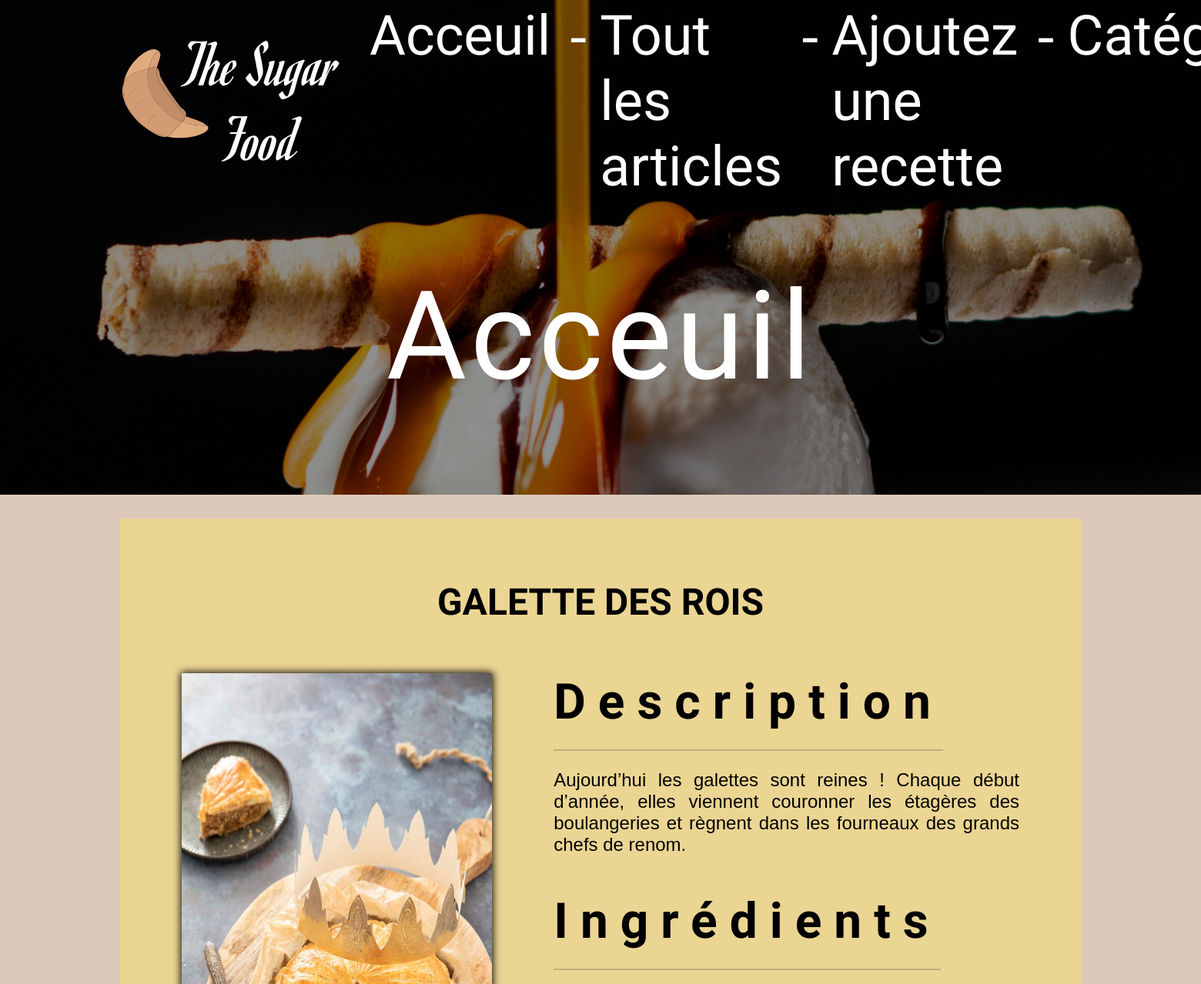
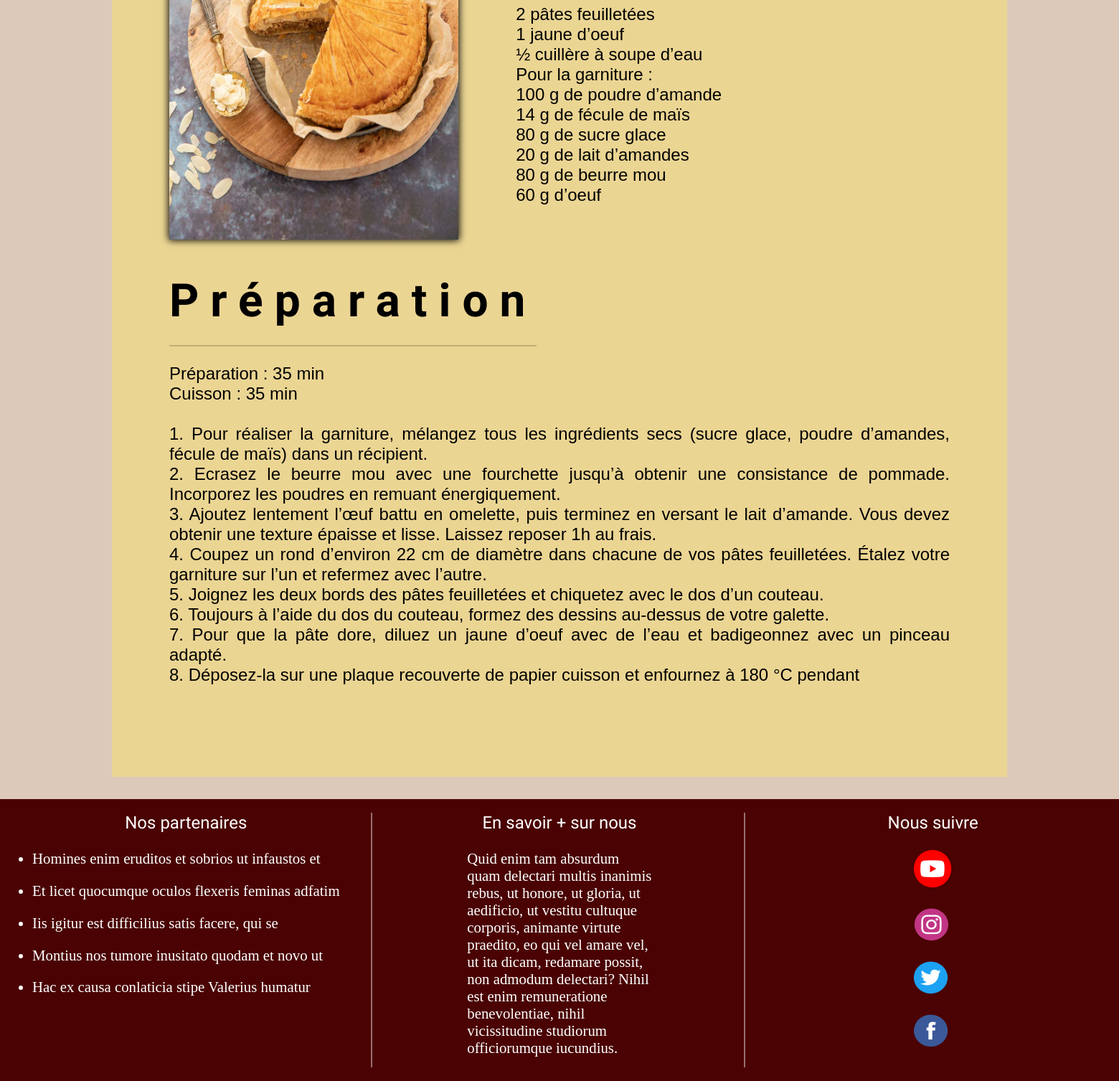
The app's page /article.php?id=10 with its own data (2 pictures, top to bottom).
### tables this page shows
CREATE TABLE IF NOT EXISTS `articles` (
  `id_article` int(11) NOT NULL AUTO_INCREMENT,
  `titre_article` varchar(255) NOT NULL,
  `img_article` varchar(255) NOT NULL,
  `description_article` text NOT NULL,
  `ingredients_article` text NOT NULL,
  `preparation_article` mediumtext NOT NULL,
  `auteur_article` varchar(255) NOT NULL,
  `date_publication_article` date NOT NULL,
  PRIMARY KEY (`id_article`)
);

### article.php (the view, shortened to what this page needs)
<?php
require_once 'connect.php';
$id_article = $_GET['id'];
$req = $db->query("SELECT * FROM `articles` WHERE `id_article` = $id_article");
$article =$req->fetch(PDO::FETCH_ASSOC);
?>
    <article id="article_unique">
        <h2><?=$article['titre_article'] ?></h2>
        <div id="top_article" class="displayFlex">
            <figure>
                <img src="./views/assets/img/img_recette/<?= $article['img_article']?>" alt="image de la recette <?=$article['titre_article']?>">
            </figure>
            <div id="desc_ing">
                <h3>Description</h3>
                <p><?= $article['description_article'] ?></p>
                <h3>Ingrédients</h3>
                <p><?= $article['ingredients_article']?></p>
            </div>
        </div>
        <div id="prep_unique">
            <h3>Préparation</h3>
            <p><?= $article['preparation_article']?></p>
        </div>
    </article>
<?php
require '../P2-OFP-BLOG/views/template/template.php';

### views/assets/css/style.css (style rules this page uses)
* { margin: 0; padding: 0; }
.displayFlex { display: flex; }
#article_unique { background-color: #EBD593; padding: 5rem; }
#article_unique > h2 { text-align: center; font-size: 3rem; font-family: 'Rye'; text-transform: uppercase; padding-bottom: 2rem; margin-bottom: 2rem; }
#top_article { margin-bottom: 3rem; }
#article_unique > div > figure { width: 40%; box-shadow: 0 0 10px 1px #000; margin-right: 5rem; }
#article_unique > div > figure > img { width: 100%; height: 100%; }
#desc_ing { width: 60%; }
#desc_ing h3, #prep_unique h3 { display: inline-block; font-size: 4rem; padding-bottom: 1.5rem; margin-bottom: 1.5rem; border-bottom: 2px solid rgba(0, 0, 0, 0.185); font-family: 'Romanesco', cursive; letter-spacing: 1rem; }
#desc_ing p, #prep_unique p { text-align: justify; font-size: 1.5rem; margin-bottom: 3rem; font-family: Verdana, Geneva, Tahoma, sans-serif; }

### records on screen
articles: titre_article "GALETTE DES ROIS", img_article (picture), description_article "Aujourd’hui les galettes sont reines ! Chaque début d’année, elles viennent couronner les étagères des boulangeries et règnent dans les fourneaux des grands chefs de renom.", ingredients_article "2 pâtes feuilletées 1 jaune d’oeuf ½ cuillère à soupe d’eau Pour la garniture : 100 g de poudre d’amande 14 g de fécule de maïs 80 g de sucre glace 20 g de lait d’amandes 80 g de beurre mou 60 g d’oeuf", preparation_article "Préparation : 35 min Cuisson : 35 min 1. Pour réaliser la garniture, mélangez tous les ingrédients secs (sucre glace, poudre d’amandes, fécule de maïs) dans un récipient. 2. Ecrasez le beurre mou avec une fourchette jusqu’à obtenir une consistance de pommade. Incorporez les poudres en remuant énergiquement. 3. Ajoutez lentement l’œuf battu en omelette, puis terminez en versant le lait d’amande. Vous devez obtenir une texture épaisse et lisse. Laissez reposer 1h au frais. 4. Coupez un rond d’environ 22 cm de diamètre dans chacune de vos pâtes feuilletées. Étalez votre garniture sur l’un et refermez avec l’autre. 5. Joignez les deux bords des pâtes feuilletées et chiquetez avec le dos d’un…"
